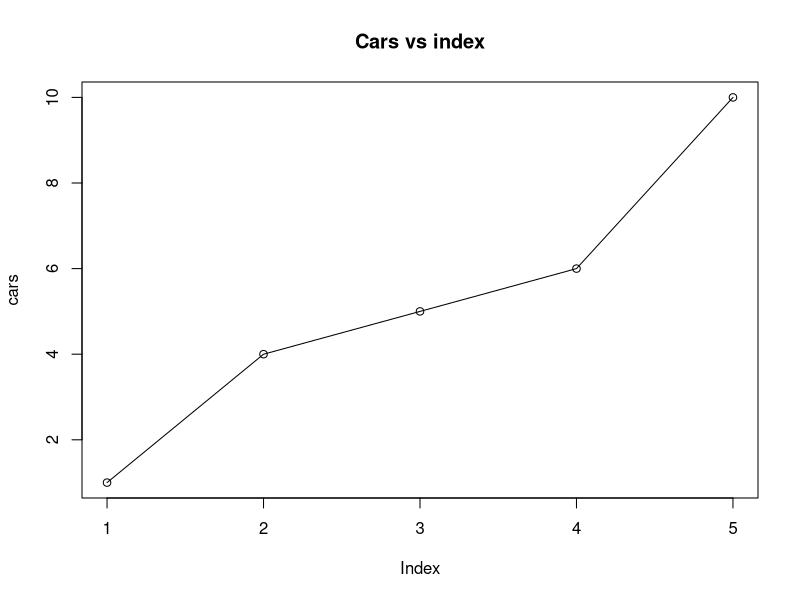

Reproduce this figure in R.
x<-10
y<-20
result<-y-x
print(result)



cars <-c(1,4,5,6,10)

plot(cars, type="o")

title(main='Cars vs index')

#mixed vector
mixed_vector<-c("amruth",4,TRUE)
